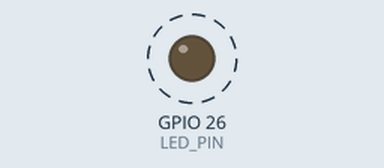
Simulated run of this program. Board: ESP32. On the bench: output pins drawn as LEDs (lit = HIGH). Dashed ring = blinking. What the program prints to the serial monitor is not drawn.

Above: at 0.5 s.
Timing chart, 0 to 4.6 s (numbered marks = the images above):
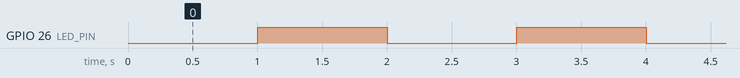

Measured:
- by itself, GPIO 26 (LED_PIN): alternates HIGH for 1.0 s and LOW for 1.0 s

The program:

main.cpp
```cpp
/*
 * Arduino Nano ESP32 LED 점멸 테스트 (수정된 버전)
 * 환경: VS Code + PlatformIO
 * 목적: 기본 하드웨어 동작 확인
 */

#include <Arduino.h>  // PlatformIO에서는 필수!

// 핀 정의
const int LED_PIN = 26;

// 전역 변수
unsigned long previousMillis = 0;
const long interval = 1000;  // 1초 간격
bool ledState = false;

void setup() {
    // 시리얼 통신 초기화
    Serial.begin(115200);

    // 시리얼 포트 준비 대기
    while (!Serial && millis() < 5000) {
        delay(10);
    }

    // LED 핀 설정
    pinMode(LED_PIN, OUTPUT);
    digitalWrite(LED_PIN, LOW);

    // 시작 메시지
    Serial.println("====================================");
    Serial.println("Arduino Nano ESP32 LED 테스트 시작");
    Serial.println("PlatformIO 환경에서 실행");
    Serial.println("====================================");

    // 시스템 정보 출력
    Serial.printf("칩 모델: %s\n", ESP.getChipModel());
    Serial.printf("칩 리비전: %d\n", ESP.getChipRevision());
    Serial.printf("CPU 주파수: %d MHz\n", getCpuFrequencyMhz());
    Serial.printf("Flash 크기: %d MB\n", ESP.getFlashChipSize() / 1024 / 1024);
    Serial.printf("여유 메모리: %d bytes\n", ESP.getFreeHeap());
    Serial.println();
}

void loop() {
    unsigned long currentMillis = millis();

    // 비차단 LED 제어 (millis() 사용)
    if (currentMillis - previousMillis >= interval) {
        previousMillis = currentMillis;

        // LED 상태 토글
        ledState = !ledState;
        digitalWrite(LED_PIN, ledState);

        // 상태 출력
        Serial.printf("[%lu ms] LED %s\n",
                     currentMillis,
                     ledState ? "ON" : "OFF");

        // 메모리 사용량 주기적 출력 (10초마다)
        static int counter = 0;
        if (++counter >= 10) {
            counter = 0;
            Serial.printf("현재 여유 메모리: %d bytes\n", ESP.getFreeHeap());
        }
    }

    // 다른 작업을 위한 여유 시간
    yield();
}
```
